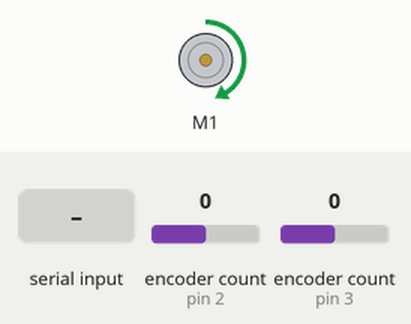
The sketch below on a simulated Arduino Uno, built with avr-gcc and run on an emulated ATmega328P. On the bench: DC motor (green arrow = forward, orange = backward, longer = faster). The inputs (shaded band) are chosen by the test bench; at power-on: encoder count (sensors on pin 2, pin 3) 0. What the sketch prints to the serial monitor is not drawn.

Above: at 0.1 s.
At 1.2 s:
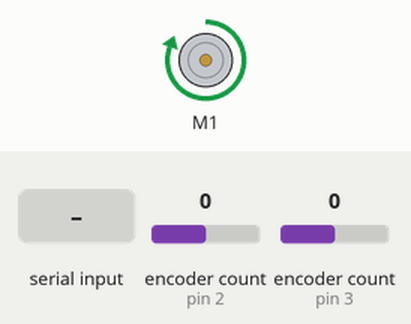
1.3 s: "1" received over Serial
Timing chart, 0 to 4.3 s (numbered marks = the images above; inputs shaded):
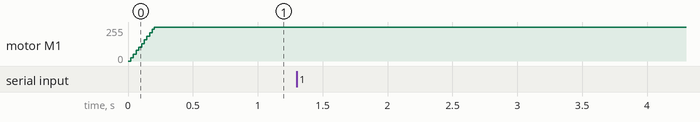

The sketch:

Demo1Encoders.ino
```cpp
#define ENCODER_OPTIMIZE_INTERRUPTS
#include "DualMC33926MotorShield.h"
#include <Encoder.h>
#define Pi 3.1415926535897932384

DualMC33926MotorShield md;
Encoder knobLeft(3,5);
Encoder knobRight(2,6);
float angleL = 0.0;
float angleR = 0.0;
float phi = 0.0;
int motorSpeed = 0;
float r = 3/12;
float d = (10+(1/8))/12;
long positionLeft  = -999;
long positionRight = -999;

void setup() {
  Serial.begin(9600);
  md.init();
  md.setM1Speed(motorSpeed);

}


void loop() {

  if (motorSpeed <= 400){
    motorSpeed += 1;
  }
  md.setM1Speed(motorSpeed);

  long newLeft, newRight;
  newLeft = knobLeft.read();
  newRight = knobRight.read();
  if (newLeft != positionLeft || newRight != positionRight) {
    // converting counts to position, multiply counts*(pi/2)/(counts in pi/2 revs)
    angleL = (newLeft*(Pi/2.0))/800.0;
    angleR = (-1*newRight*(Pi/2.0))/800.0;

    phi = (r/d)*(angleL-angleR);
    Serial.print("Left: ");
    Serial.print(angleL);

    Serial.print(", Right: ");
    Serial.println(angleR);

    Serial.print(phi);
    Serial.println();


    positionLeft = newLeft;
    positionRight = newRight;
  }

  // if a character is sent from the serial monitor,
  // reset both back to zero.
  if (Serial.available()) {
    Serial.read();
    Serial.println("Reset both knobs to zero");
    knobLeft.write(0);
    knobRight.write(0);
  }
}
```

Measured:
- after the input at 1.3 s, every drawn part: stays the same
